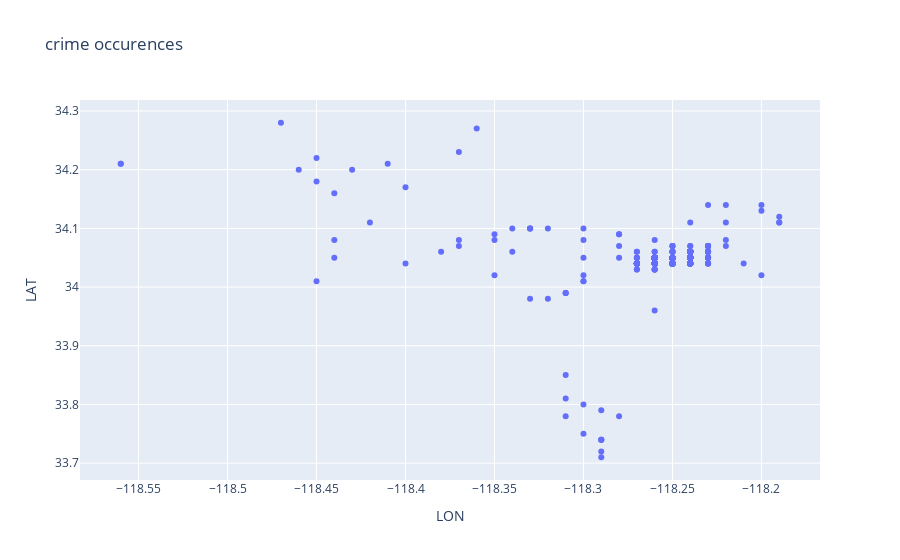

Notebook code cell kept with this figure:
### Code cell
#spatial analysis
plt.figure(figsize=(10,8))
plt.scatter(df['LON'],df['LAT'],s=15,alpha=0.5,c='blue')
plt.xlabel('longitude')
plt.ylabel('latitude')
plt.title('crime occurences')
plt.grid()
plt.show()

st=px.scatter(df,x='LON',y='LAT',title='crime occurences')
st.show()

### Figure 1 — Plotly figure (JSON) as saved in the notebook; plotly's stock layout.template omitted (floating-point values rounded to 4 significant figures; data arrays with more than 128 entries replaced by an {"elided": "..."} marker saying what was removed)
{"data": [{"hovertemplate": "LON=%{x}<br>LAT=%{y}<extra></extra>", "legendgroup": "", "marker": {"color": "#636efa", "symbol": "circle"}, "mode": "markers", "name": "", "orientation": "v", "showlegend": false, "type": "scatter", "x": {"elided": "499 float values"}, "xaxis": "x", "y": {"elided": "499 float values"}, "yaxis": "y"}], "layout": {"legend": {"tracegroupgap": 0}, "title": {"text": "crime occurences"}, "xaxis": {"anchor": "y", "domain": [0, 1], "title": {"text": "LON"}}, "yaxis": {"anchor": "x", "domain": [0, 1], "title": {"text": "LAT"}}}}
